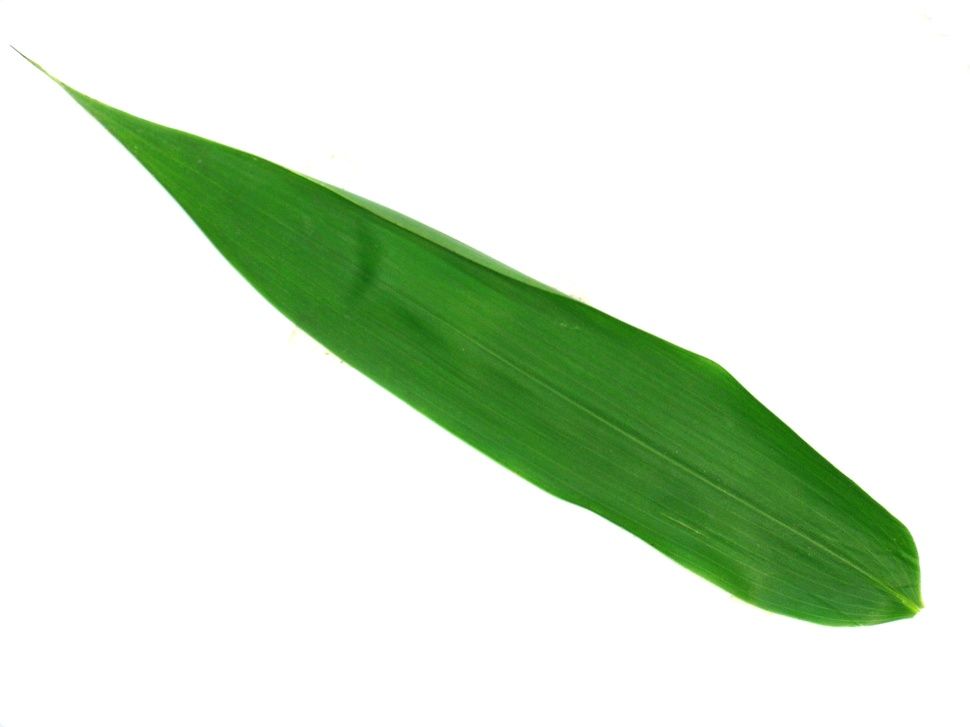
#> input picture Leaves/1022.jpg, 970 x 727 px, shrunk from 1600 x 1200 before the run, found by its file name; its folder holds only this picture in this run
$ jupyter execute --allow-errors leaf.ipynb   (shell and % lines are left out)   (older library calls are emulated)
#> lines starting #> are read from the running program, lines starting #| are printed output that depends on the picture; after the words box and inside, x2 and y2 are one past the last pixel; in counts of white or black regions, pixels touching at a corner belong together
[cell 1]
import os
import cv2
import numpy as np
import pandas as pd
import mahotas as mt
from matplotlib import pyplot as plt

[cell 2]
ds_path = "Leaves"
img_files = os.listdir(ds_path)

[cell 3]
def create_dataset():
    names = ['area','perimeter','physiological_length','physiological_width','aspect_ratio','rectangularity','circularity', \
             'mean_r','mean_g','mean_b','stddev_r','stddev_g','stddev_b', \
             'contrast','correlation','inverse_difference_moments','entropy'
            ]
    df = pd.DataFrame([], columns=names)
    for file in img_files:
        imgpath = ds_path + "\\" + file

        main_img = cv2.imread(imgpath)
#> main_img is the input picture: shape (727, 970, 3); mean B, G, R 213, 231, 217.1


        #Preprocessing
        img = cv2.cvtColor(main_img, cv2.COLOR_BGR2RGB)
        gs = cv2.cvtColor(img,cv2.COLOR_RGB2GRAY)
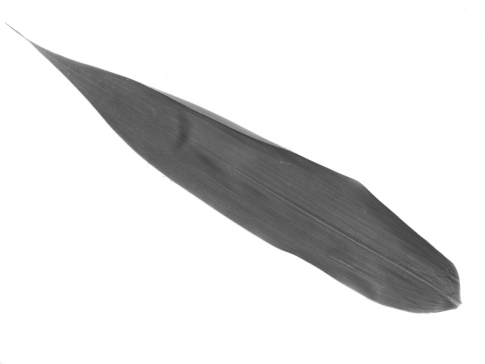
#> gs: shape (727, 970) (shown at 1/2 size); min 58, max 255, mean 224.8
        blur = cv2.GaussianBlur(gs, (25,25),0)
        ret_otsu,im_bw_otsu = cv2.threshold(blur,0,255,cv2.THRESH_BINARY_INV+cv2.THRESH_OTSU)
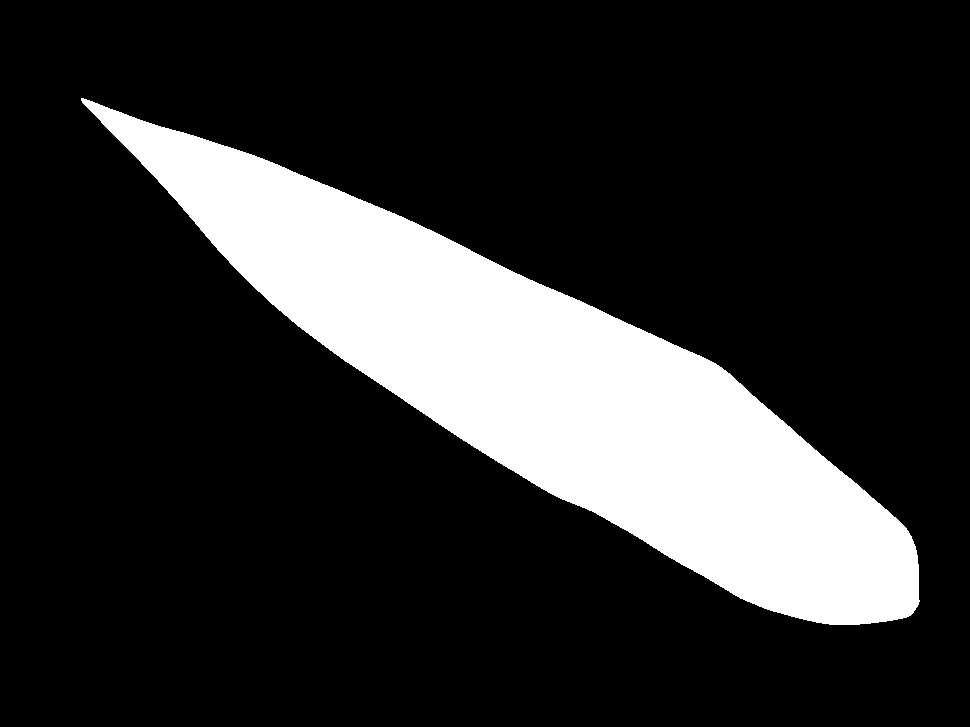
#> im_bw_otsu: shape (727, 970); 18.8% white; 1 white region, box (x1, y1, x2, y2) and area: (81, 98, 920, 625) 132356
#> ret_otsu = 176
        kernel = np.ones((50,50),np.uint8)
        closing = cv2.morphologyEx(im_bw_otsu, cv2.MORPH_CLOSE, kernel)
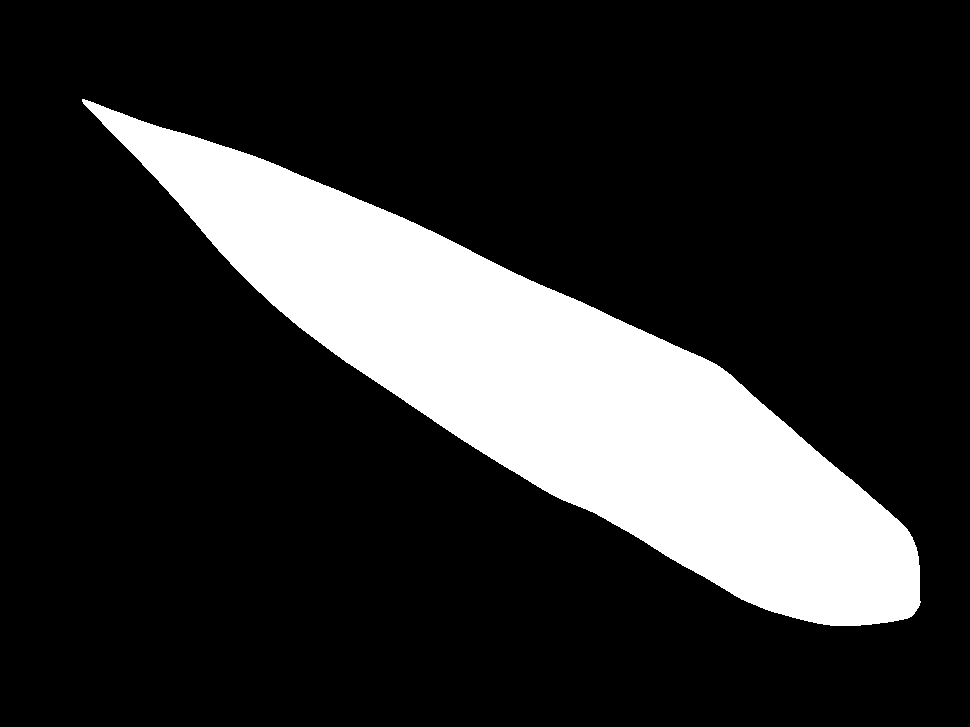
#> closing: shape (727, 970); 18.8% white; 1 white region

        #Shape features
        image, contours,_= cv2.findContours(closing,cv2.RETR_TREE,cv2.CHAIN_APPROX_SIMPLE)
#> contours = 1 contour; box (x1, y1, x2, y2) and area: (82, 99, 921, 626) 131476
        cnt = contours[0]
#> cnt = contour of 1053 points, box (x1, y1, x2, y2) (82, 99, 921, 626), area 131476

        M = cv2.moments(cnt)
#> M = moments, m00 131476.5, centre m10/m00, m01/m00 = (550.5, 387)
        area = cv2.contourArea(cnt)
#> area = 131476.5
        perimeter = cv2.arcLength(cnt,True)
#> perimeter = 2159.2
        x,y,w,h = cv2.boundingRect(cnt)
#> x = 82; y = 99; w = 839; h = 527
        rectangularity = w*h/area
#> rectangularity = 3.36
        circularity = ((perimeter)**2)/area
#> circularity = 35.46

        #Color features
        red_channel = img[:,:,0]
        green_channel = img[:,:,1]
        blue_channel = img[:,:,2]
        blue_channel[blue_channel == 255] = 0
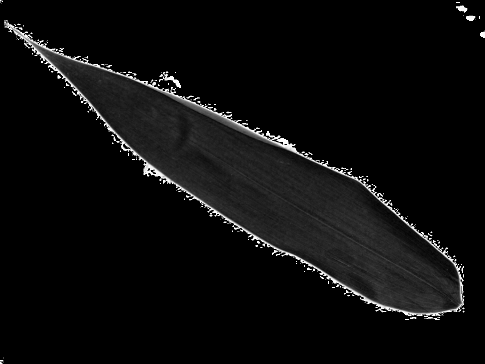
#> blue_channel: shape (727, 970) (shown at 1/2 size); min 0, max 254, mean 11.9
        green_channel[green_channel == 255] = 0
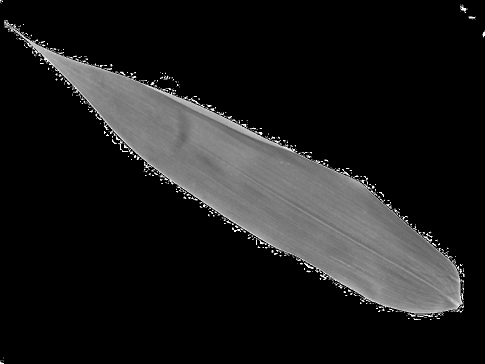
#> green_channel: shape (727, 970) (shown at 1/2 size); min 0, max 254, mean 27.7
        red_channel[red_channel == 255] = 0
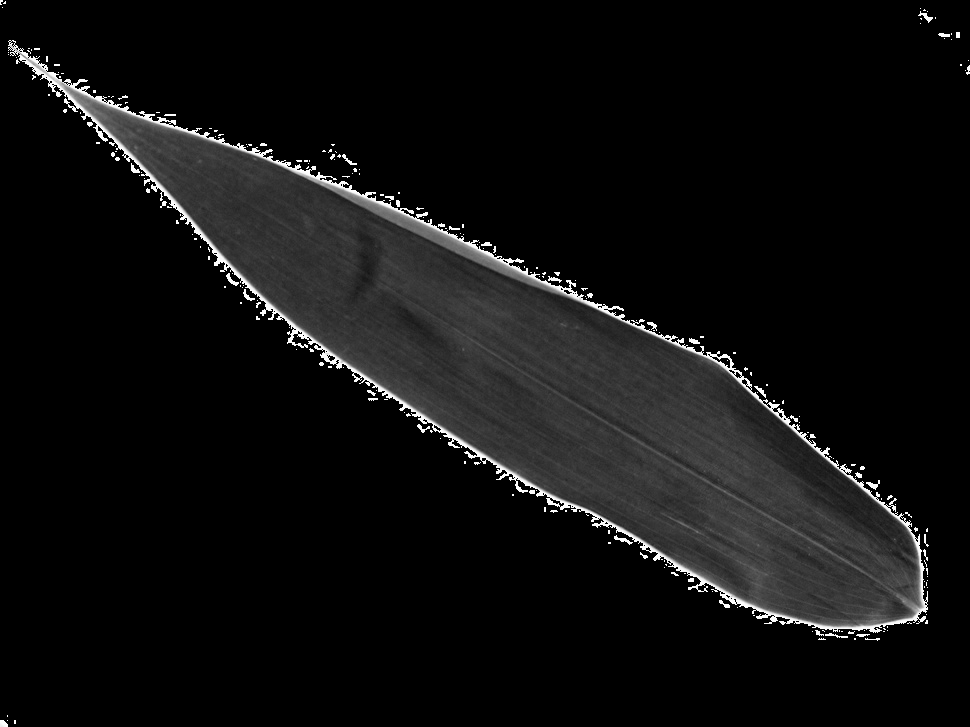
#> red_channel: shape (727, 970); min 0, max 254, mean 15.3

        red_mean = np.mean(red_channel)
#> red_mean = 15.29
        green_mean = np.mean(green_channel)
#> green_mean = 27.73
        blue_mean = np.mean(blue_channel)
#> blue_mean = 11.86

        red_std = np.std(red_channel)
#> red_std = 39.17
        green_std = np.std(green_channel)
#> green_std = 56.91
        blue_std = np.std(blue_channel)
#> blue_std = 37.02

        #Texture features
        textures = mt.features.haralick(gs)
        ht_mean = textures.mean(axis=0)
        contrast = ht_mean[1]
        correlation = ht_mean[2]
        inverse_diff_moments = ht_mean[4]
        entropy = ht_mean[8]

        vector = [area,perimeter,w,h,aspect_ratio,rectangularity,circularity,\
                  red_mean,green_mean,blue_mean,red_std,green_std,blue_std,\
                  contrast,correlation,inverse_diff_moments,entropy
                 ]

        df_temp = pd.DataFrame([vector],columns=names)
        df = df.append(df_temp)
        print(file)
    return df

$ run again, on Leaves/1057.jpg
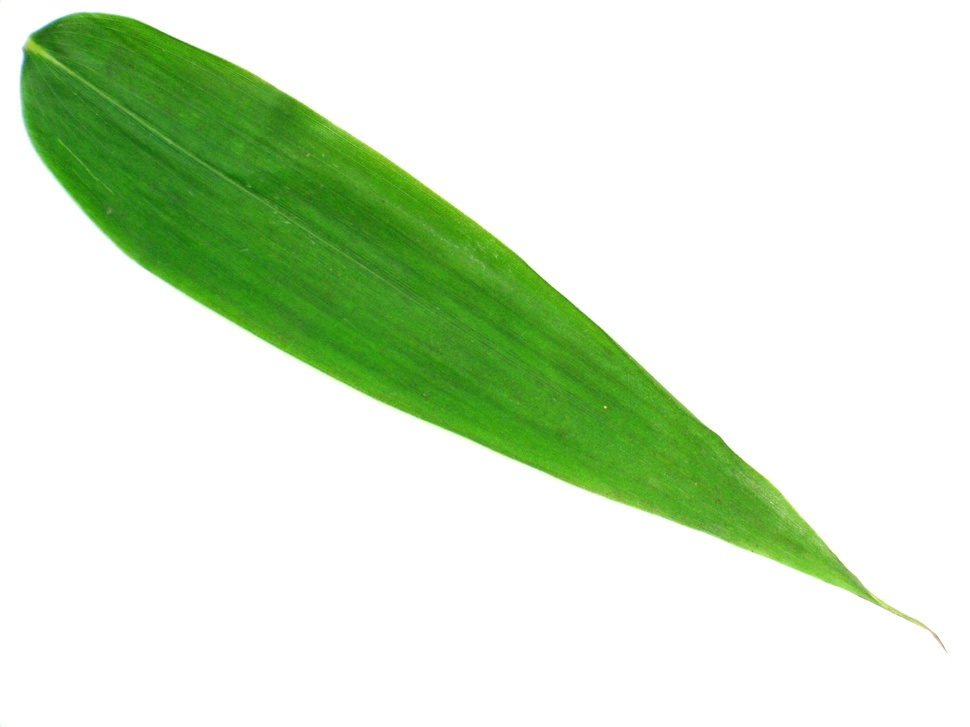
#> input picture Leaves/1057.jpg, 970 x 727 px, shrunk from 1600 x 1200 before the run, found by its file name
#> in create_dataset, main_img is the input picture: shape (727, 970, 3); mean B, G, R 205.8, 231.7, 214
#> in create_dataset, `ret_otsu,im_bw_otsu = cv2.threshold(blur,0,255,cv2.THRESH_BINARY_INV+c..`:
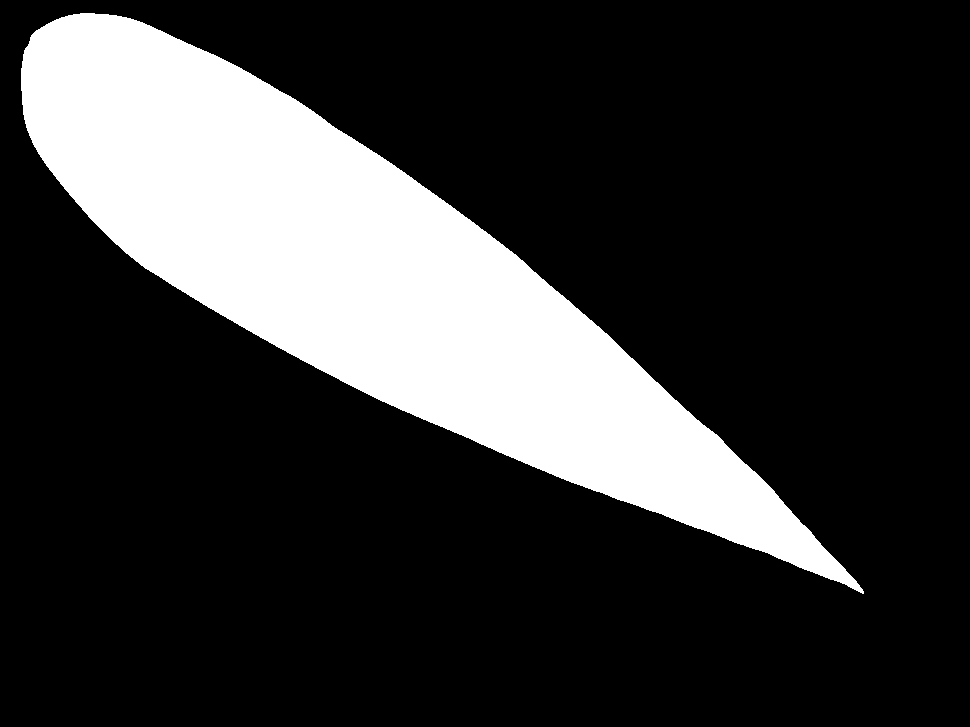
#> im_bw_otsu: shape (727, 970); 21.5% white; 1 white region, box (x1, y1, x2, y2) and area: (21, 13, 864, 594) 151745
#> ret_otsu = 183
#> closing: shape (727, 970); 22% white; 1 white region
#> contours = 1 contour; box (x1, y1, x2, y2) and area: (0, 0, 865, 595) 154206
#> cnt = contour of 1019 points, box (x1, y1, x2, y2) (0, 0, 865, 595), area 154206
#> M = moments, m00 154205.5, centre m10/m00, m01/m00 = (362.9, 270.5)
#> area = 154205.5
#> perimeter = 2322.6
#> x = 0; w = 865; h = 595
#> rectangularity = 3.34
#> circularity = 34.98
#> in create_dataset, `red_channel[red_channel == 255] = 0`:
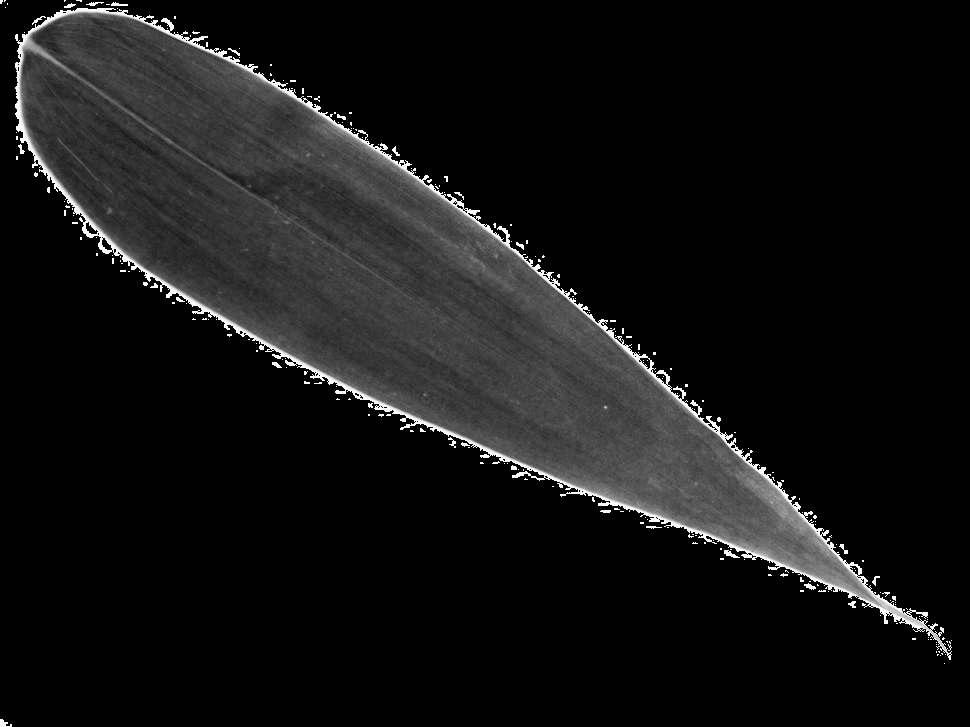
#> red_channel: shape (727, 970); min 0, max 254, mean 19.7
#> red_mean = 19.66
#> green_mean = 35.68
#> blue_mean = 11.92
#> red_std = 43.27
#> green_std = 66.51
#> blue_std = 36.29

$ run again, on Leaves/1061.jpg
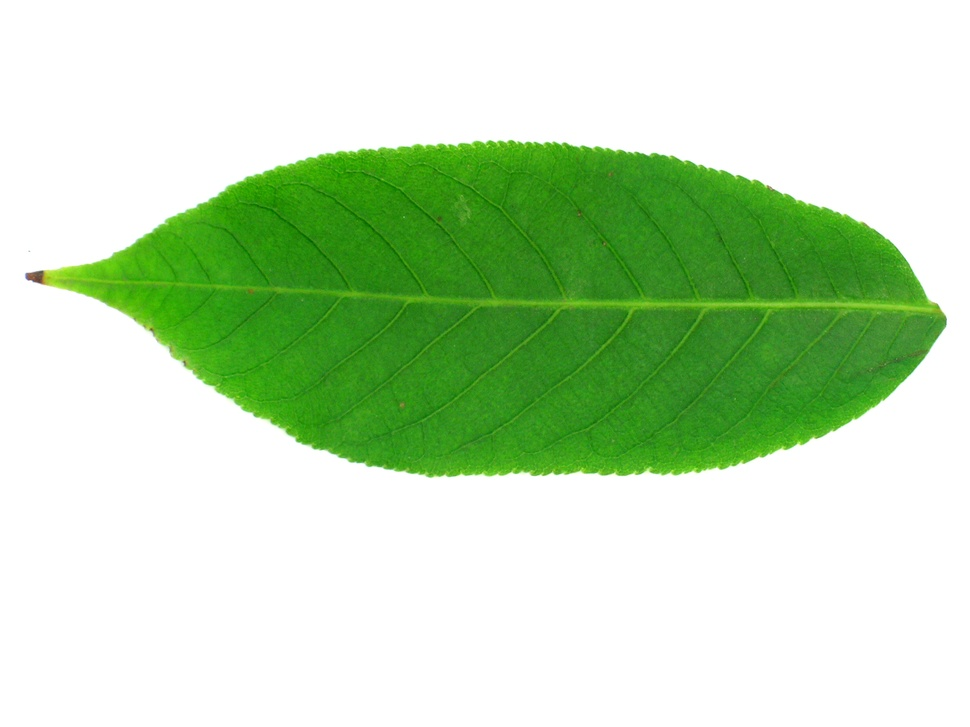
#> input picture Leaves/1061.jpg, 970 x 727 px, shrunk from 1600 x 1200 before the run, found by its file name
#> in create_dataset, main_img is the input picture: shape (727, 970, 3); mean B, G, R 185, 222.3, 194.4
#> in create_dataset, `ret_otsu,im_bw_otsu = cv2.threshold(blur,0,255,cv2.THRESH_BINARY_INV+c..`:
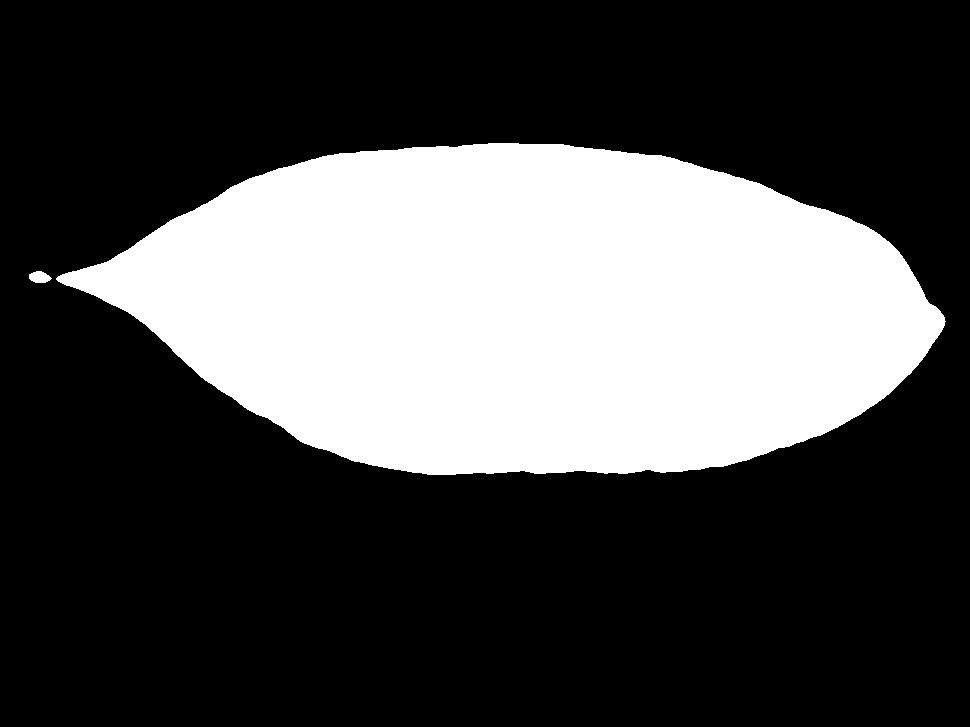
#> im_bw_otsu: shape (727, 970); 30% white; 2 white regions, box (x1, y1, x2, y2) and area: (56, 143, 946, 475) 211447, (29, 271, 52, 283) 202
#> ret_otsu = 180
#> closing: shape (727, 970); 30.1% white; 1 white region
#> contours = 1 contour; box (x1, y1, x2, y2) and area: (30, 144, 970, 476) 211238
#> cnt = contour of 813 points, box (x1, y1, x2, y2) (30, 144, 970, 476), area 211238
#> M = moments, m00 211238, centre m10/m00, m01/m00 = (528, 309.9)
#> area = 211238
#> perimeter = 2182.3
#> x = 30; y = 144; w = 940; h = 332
#> rectangularity = 1.48
#> circularity = 22.55
#> in create_dataset, `red_channel[red_channel == 255] = 0`:
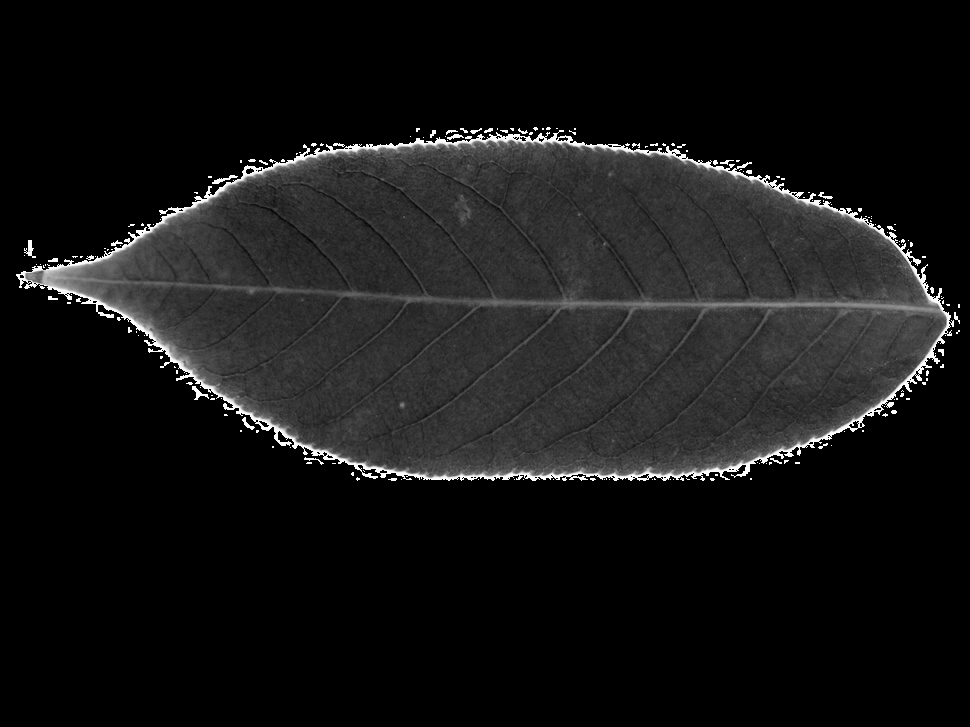
#> red_channel: shape (727, 970); min 0, max 254, mean 21.3
#> red_mean = 21.34
#> green_mean = 47.72
#> blue_mean = 12
#> red_std = 40.28
#> green_std = 71.76
#> blue_std = 33.12
